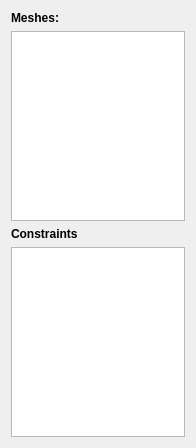
<?xml version="1.0" encoding="UTF-8"?>
<ui version="4.0">
 <class>TaskAnalysisInfo</class>
 <widget class="QWidget" name="TaskAnalysisInfo">
  <property name="geometry">
   <rect>
    <x>0</x>
    <y>0</y>
    <width>196</width>
    <height>448</height>
   </rect>
  </property>
  <property name="sizePolicy">
   <sizepolicy hsizetype="Preferred" vsizetype="Minimum">
    <horstretch>0</horstretch>
    <verstretch>0</verstretch>
   </sizepolicy>
  </property>
  <property name="windowTitle">
   <string>Form</string>
  </property>
  <layout class="QVBoxLayout" name="verticalLayout">
   <item>
    <widget class="QLabel" name="label">
     <property name="font">
      <font>
       <weight>75</weight>
       <bold>true</bold>
      </font>
     </property>
     <property name="text">
      <string>Meshes:</string>
     </property>
    </widget>
   </item>
   <item>
    <widget class="QListView" name="listView"/>
   </item>
   <item>
    <widget class="QLabel" name="label_2">
     <property name="font">
      <font>
       <weight>75</weight>
       <bold>true</bold>
      </font>
     </property>
     <property name="text">
      <string>Constraints</string>
     </property>
    </widget>
   </item>
   <item>
    <widget class="QListView" name="listView_2"/>
   </item>
  </layout>
 </widget>
 <resources/>
 <connections/>
</ui>
